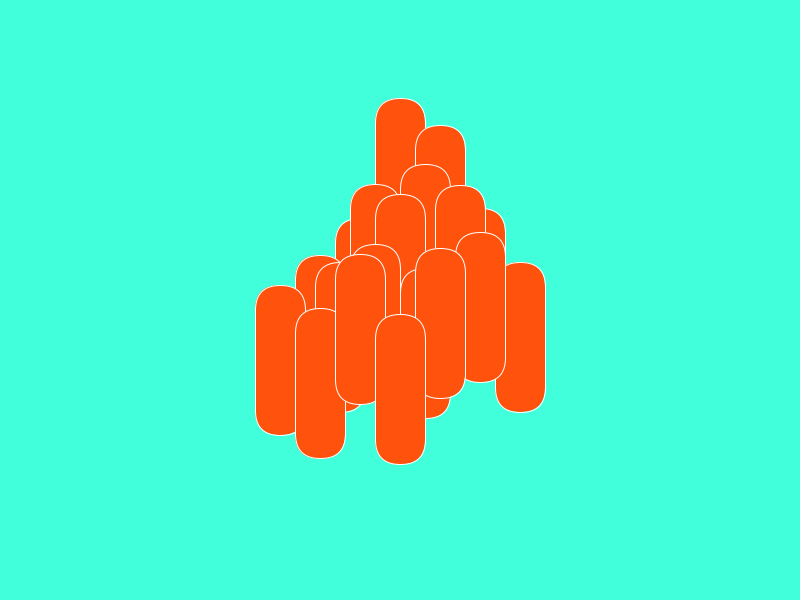
Frame 1 (no input)
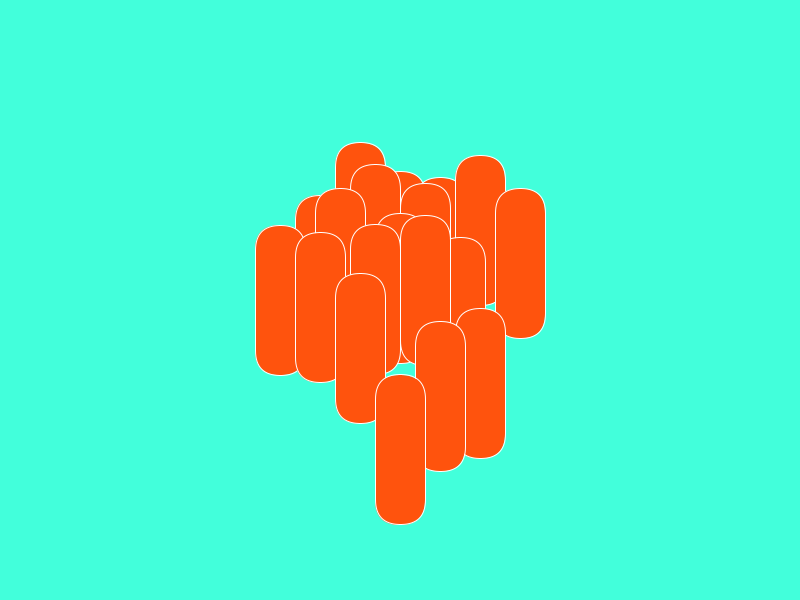
Frame 60 (the mouse pressed at the canvas centre just before this capture)
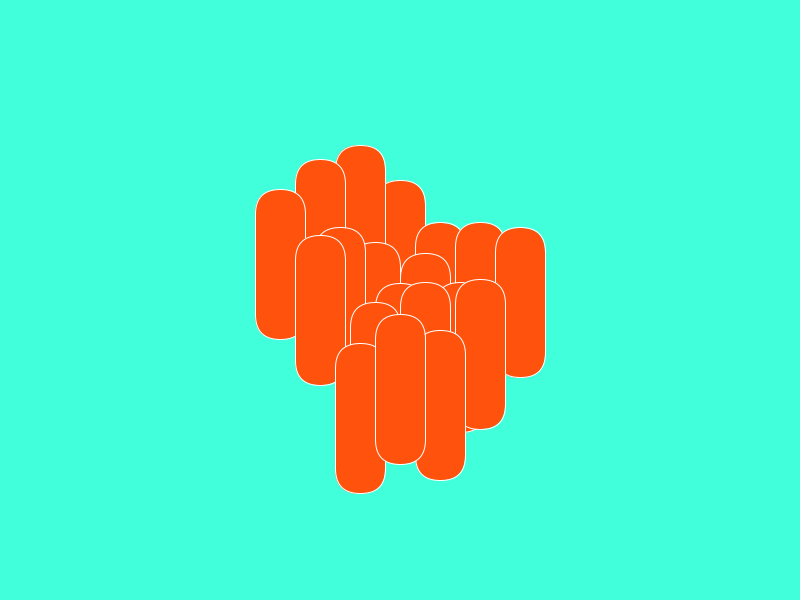
Frame 120 (the mouse held since frame 60 and released just before this capture)

The Processing sketch that drew these frames (run headless with seeded random() and noise(); from frame 60 on, the mouse is pressed at the canvas centre):

// Processing sketch: s06c1CourbisMariaJose
// ── s06c1CourbisMariaJose.pde
OndaClase o;
int x;
int y;
int h;
int w;
float p = 0; //variable para posicion y
int fondo;
int figura;
color calipso = color(66, 255, 219);
color naranjo = color(255, 83, 13);

void setup() {
  size(800, 600);
  fondo = calipso;
  figura = naranjo;
  o = new OndaClase(x, y);
}

void draw() {

  background(fondo);

  fill(figura);

  o.coseno(400, 220, p + 3.5); //figura de mas atras
  o.coseno(440, 250, p + 3);
  o.coseno(480, 280, p + 1.5);
  o.coseno(425, 280, p + 2.5);
  o.coseno(460, 310, p + 3);
  o.coseno(360, 250, p + 0.5);
  o.coseno(375, 280, p + 2);
  o.coseno(400, 310, p + 2.5);
  o.coseno(320, 280, p);
  o.coseno(340, 310, p + 1);
  o.coseno(425, 340, p + 1.5); //entremedio fila 3
  o.coseno(375, 340, p + 2); // entremedio fila 3
  o.coseno(520, 310, p + 1); //el del medio mas a la derecha
  o.coseno(480, 340, p + 4); //d 3
  o.coseno(440, 370, p + 3.5); //d 2
  o.coseno(280, 310, p); //el del medio mas a la izquierda
  o.coseno(320, 340, p + 0.5); //i 3
  o.coseno(360, 370, p + 2.5); //izquierda 2
  o.coseno(400, 400, p + 4.5); //medio abajo 1

  p = p + 0.03;


}


//INTERACCIÓN CON EL TECLADO
//EL PROGRAMA AL EJECUTARSE PARTE CON EL
//FONDO DE COLOR CALIPSO Y LAS FIGURAS
//DE COLOR NARANJO. AL APRETAR LA TECLA "S"
//LOS COLORES SE INTERCAMBIAN, LAS FIGURAS PASAN
//A SER CALIPSO Y EL FONDO PASA A SER NARANJO.
//AL APRETAR LA TECLA "D" EL FONDO VUELVE A SER
//CALIPSO Y LAS FIGURAS NARANJAS.

void keyPressed() {
  if (keyPressed) {
    if (key == 's' || key == 'S') {
      fondo = naranjo;
      figura = calipso;
    }
  }

  if (keyPressed) {
    if (key == 'd' || key == 'D') {
      fondo = calipso;
      figura = naranjo;
    }
  }
}

// ── OndaClase.pde
class OndaClase{

int x;   //posición x
int y;   //posición y
float p;


OndaClase(int x, int y){

  this.x = x;
  this.y = y;
  this.p = p;

}

//EN LA FUNCION DEL RECTANGULO, X REPRESENTA LA POSICIÓN
//DE LA FIGURA EN EL EJE X, Y REPRESENTA LA POSICIÓN DE LA
//FIGURA EN EL EJE Y, Y A ESA POSICIÓN SE LE SUMA EL SENO O
//EL COSENO DE LA VARIABLE P, LA CUAL ES UNA VARIABLE FLOTANTE
//A LA QUE SE LE ASIGNA EL VALOR DE LA CANTIDAD DE PUNTOS
//EN LOS QUE SE VA A MOVER LA FIGURA, EN OTRAS PALABRAS
//ES LA VELOCIDAD EN LA QUE LA FIGURA SE VA A DESPLAZAR
//EL SENO O COSENO DE LA VARIABLE P SE MULTIPLICA POR 50,
//QUE ES EL RANGO EN EL QUE SE DESPLAZA LA FIGURA, EN ESTE
//CASO 50 HACIA ARRIBA Y 50 HACIA ABAJO.
//DESPUÉS DE LA VARIABLE Y, VIENE EL WIDTH QUE ES EL ANCHO DE LA
//FIGURA Y EL HEIGHT, QUE ES EL ALTO DE LA FIGURA.
//A DEMÁS DE LAS CUATRO VARIABLES BÁSICAS DE LA FUNCIÓN
//DE UN RECTANGULO, SE LE AGREGÁRON CUATRO VARIABLES
//MÁS QUE SON PARA DARLE UN RÁDIO A LOS VERTICES DEL RECTANGULO
//LOGRANDO ASÍ QUE EL RECTANGULO QUEDE CON SUS VERTICES
//CIRCULARES.



//METODO 1: MOVIMIENTO DE ACUERDO AL SENO
void seno(int x, int y, float p){
rectMode(CENTER);
stroke(255);
rect(x, y + sin(p)*50, 50,150, 25, 25, 25, 25 );

}

//METODO 2: MOVIMIENTO SEGUN EL COSENO
void coseno(int x, int y, float p){
rectMode(CENTER);
stroke(255);
rect(x, y + cos(p)*50, 50,150, 25, 25, 25, 25 );

}


}
